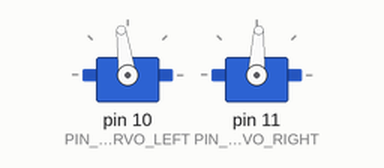
Recording of a sketch running on a simulated Arduino Uno, built with avr-gcc and run on an emulated ATmega328P. On the bench: 2 × servo.

Above: at 2.1 s.
Timing chart, 0 to 3.6 s (numbered marks = the images above):
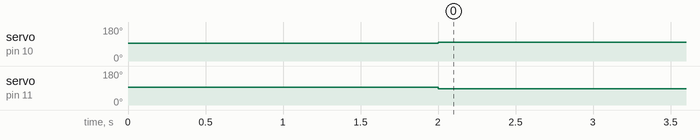

Measured:
- by itself, servo on pin 10 (PIN_SERVO_LEFT): 93° → 98° at 2.0 s
- by itself, servo on pin 11 (PIN_SERVO_RIGHT): 93° → 87° at 2.0 s

The sketch:

test_forklift_straight.ino
```cpp
// ====================================================================================================
// TEST CODE (not final) | board: FORKLIFT | wheels only: drive straight forward forever; do not use as the final program
// ====================================================================================================
/*
 * test_forklift_straight.ino  -  바퀴만, 계속 직진 (2026-11-28 사용자 요청)
 * 전원을 켜면 2초 뒤부터 멈추지 않고 앞으로 간다. 멈추려면 전원을 끈다.
 * 속도와 보정값은 final_forklift_board.ino 와 같게 (속도 60, 왼쪽 95% / 오른쪽 100%). 휘면 WHEEL_LEFT_PCT 를 조절.
 */
#include <Servo.h>   // Arduino 표준 라이브러리

// ---------------- 핀맵 (final_forklift_board 와 같음) ----------------
const uint8_t PIN_SERVO_LEFT  = 10;
const uint8_t PIN_SERVO_RIGHT = 11;

// ---------------- 상수 ----------------
const int SERVO_STOP_US   = 1500;   // ★ EXTERNAL: 2_2_ABOT주행.pptx 슬라이드 19
const int SPEED           = 60;     // final 의 LINE_BASE_SPEED 와 같음
const int WHEEL_LEFT_PCT  = 95;     // ?? TODO ?? 오른쪽으로 휘면 낮추고, 왼쪽으로 휘면 올림
const int WHEEL_RIGHT_PCT = 100;

Servo servoLeft, servoRight;

// ---------------- 하드웨어 함수 ----------------
void setWheels(int sl, int sr) {  // ★ EXTERNAL(변형): 앞으로 = 왼쪽 1500+s, 오른쪽 1500-s (final 과 같은 규칙) + 보정
  servoLeft.writeMicroseconds(SERVO_STOP_US + (int)((long)sl * WHEEL_LEFT_PCT / 100));
  servoRight.writeMicroseconds(SERVO_STOP_US - (int)((long)sr * WHEEL_RIGHT_PCT / 100));
}

// ====================================================================================================
// SERIAL TEST SECTION  (no serial in this sketch)
// ====================================================================================================
void setup() {
  servoLeft.attach(PIN_SERVO_LEFT);
  servoRight.attach(PIN_SERVO_RIGHT);
  setWheels(0, 0);
  delay(2000);
  setWheels(SPEED, SPEED);
}

void loop() {
}
```
